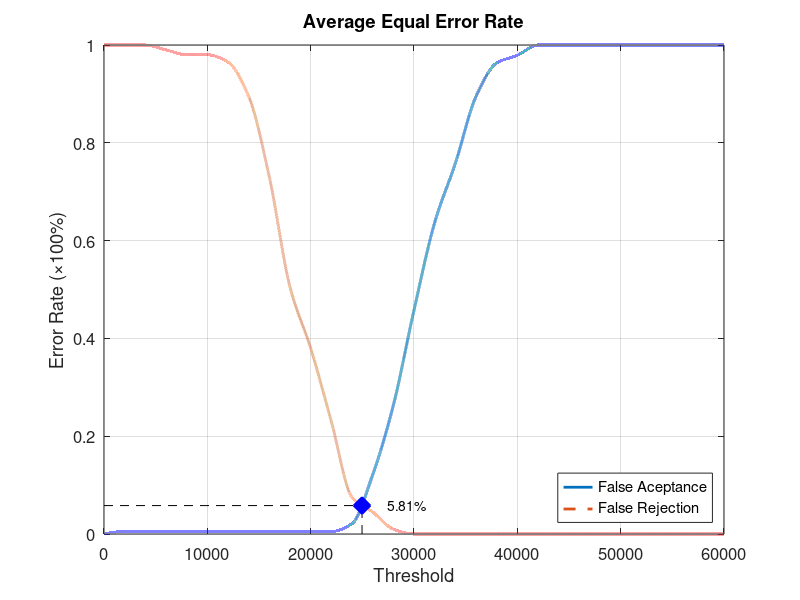
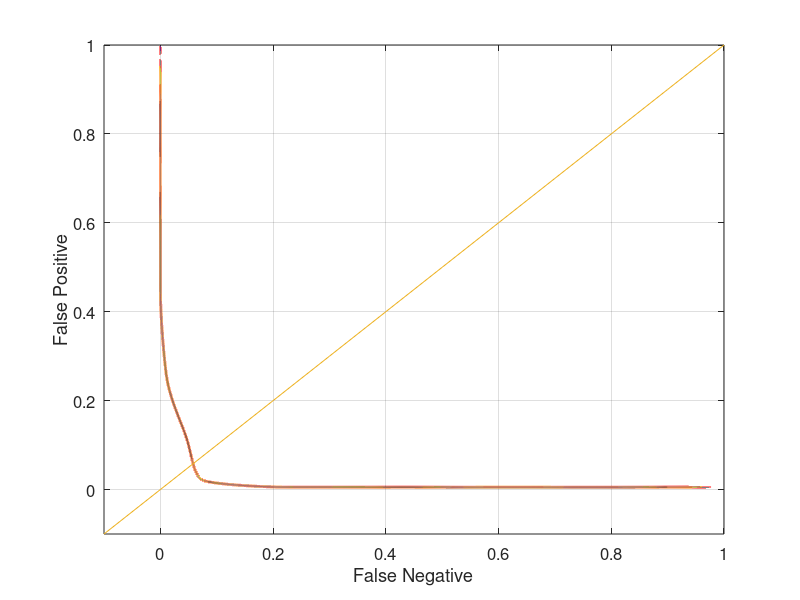

MATLAB code for these plots, in order:
function yEER = Database1_1
close all;
clear;
clc;
x = 0:2000:60000;
xq = 0:0.5:60000;

y0 = [0 0.00526316 0.00526316 0.00526316 0.00526316 0.00526316 0.00526316 0.00526316 0.00526316 0.00526316 0.00526316 0.00526316 0.0210526 0.121053 0.263158 0.457895 0.636842 0.757895 0.894737 0.963158 0.978947 1 1 1 1 1 1 1 1 1 1];
yy0 = interp1(x, y0, xq, 'pchip');
y1 = [1 1 1 0.99 0.98 0.98 0.965 0.895 0.73 0.505 0.38 0.23 0.075 0.045 0.01 0 0 0 0 0 0 0 0 0 0 0 0 0 0 0 0];
yy1 = interp1(x, y1, xq, 'pchip');

% Calculating EER: 
y2 = abs(y0 - y1);
find(y2 == min(y2))
yy2 = abs(yy0 - yy1);
xEER = find(yy2 == min(yy2));
xEERIndex = xq(xEER) % X-axis EER
yEER = yy0(xEER) % Y-axis EER

main = figure
plot(xq, yy0,'-','LineWidth', 2);	hold on
plot(xq, yy1,'--','LineWidth', 2);	hold on
plot([xEERIndex xEERIndex], [0 yEER], 'k--');	hold on
plot([0 xEERIndex], [yEER yEER], 'k--');	hold on
plot(xEERIndex, yEER, 'bx', 'LineWidth', 10);	hold on
text(xEERIndex + 10 * xEERIndex / 100, yEER, [num2str(round((10000 * yEER)) / 100) '%'])
legend('False Aceptance', 'False Rejection', 'Location', 'SouthEast')
xlabel('Threshold')
ylabel('Error Rate (\times100%)')
title('Average Equal Error Rate')
set(gca, 'FontSize', 12)
axis([0 60000 0 1])
grid on

print(main, 'Database1_1Main', '-dpng');
FNRxFPR = figure('Color', [1 1 1]);
plot(yy1, yy0, '-', yy1, yy0, 'LineWidth', 2);
hold on
y = -0.1:0.1:1
plot(y, y); 
set(gca, 'FontSize', 12)
xlabel('False Negative')
ylabel('False Positive')
axis([-0.1 1 -0.1 1])
set(gca, 'FontSize', 12)
grid on

print(FNRxFPR, 'Database1_1FNRxFPR','-dpng');
end
